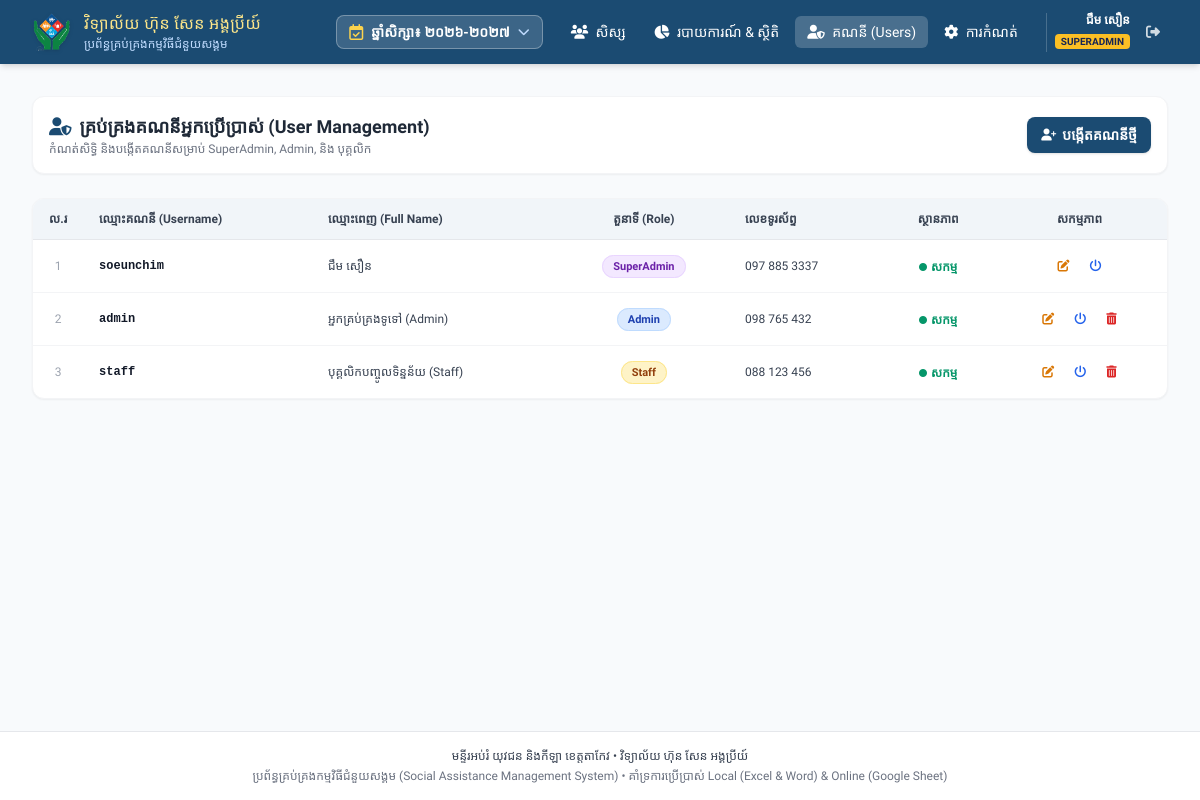
The app's page /users (signed in) with its own data.
### tables this page shows
CREATE TABLE school_settings (
        id INTEGER PRIMARY KEY AUTOINCREMENT,
        province_dept TEXT DEFAULT 'មន្ទីរអប់រំ យុវជន និងកីឡា ខេត្តតាកែវ',
        school_name TEXT DEFAULT 'វិទ្យាល័យ ហ៊ុន សែន អង្គប្រីយ៍',
        school_short_name TEXT DEFAULT 'វិ.ហ.ស អង្គប្រីយ៍',
        principal_title TEXT DEFAULT 'នាយកសាលា',
        principal_name TEXT DEFAULT '',
        default_lunar_day TEXT DEFAULT 'ថ្ងៃសុក្រ ៥កើត ខែបឋមាសាឍ ឆ្នាំមមី អដ្ឋស័ក ព.ស.២៥៧០',
        google_sheet_url TEXT DEFAULT '',
        auto_sync_google INTEGER DEFAULT 0
    , logo_url TEXT DEFAULT '/static/images/logo.png');

CREATE TABLE users (
        id INTEGER PRIMARY KEY AUTOINCREMENT,
        username TEXT UNIQUE NOT NULL,
        password TEXT NOT NULL,
        full_name TEXT NOT NULL,
        role TEXT NOT NULL, -- 'SuperAdmin', 'Admin', 'Staff'
        phone TEXT,
        is_active INTEGER DEFAULT 1,
        created_at DATETIME DEFAULT CURRENT_TIMESTAMP
    );

### app.py (the view, shortened to what this page needs)
@app.route('/users', methods=['GET', 'POST'])
@login_required
@role_required(['SuperAdmin'])
def users_management():
    conn = database.get_db_connection()
    cursor = conn.cursor()
    all_users = [dict(r) for r in cursor.execute('SELECT id, username, full_name, role, phone, is_active, created_at FROM users ORDER BY id ASC').fetchall()]
    conn.close()
    return render_template('users.html', users=all_users)

### app.py (called while the page is built)
def get_current_school():
    conn = database.get_db_connection()
    school = conn.cursor().execute('SELECT * FROM school_settings LIMIT 1').fetchone()
    conn.close()
    return dict(school) if school else {}

def get_academic_years():
    conn = database.get_db_connection()
    years = [dict(r) for r in conn.cursor().execute('SELECT * FROM academic_years ORDER BY id DESC').fetchall()]
    conn.close()
    return years

def get_active_year():
    if 'selected_year' in session and session['selected_year']:
        return session['selected_year']
    years = get_academic_years()
    for y in years:
        if y.get('is_current'):
            return y['year_name']
    return years[0]['year_name'] if years else '២០២៥-២០២៦'

@app.context_processor
def inject_globals():
    return {
        'current_user': session.get('user'),
        'school_settings': get_current_school(),
        'academic_years': get_academic_years(),
        'active_year': get_active_year()
    }

def login_required(f):
    @wraps(f)
    def decorated_function(*args, **kwargs):
        if 'user' not in session:
            flash('សូមចូលគណនីជាមុនសិន!', 'warning')
            return redirect(url_for('login'))
        return f(*args, **kwargs)
    return decorated_function

def role_required(allowed_roles):
    def decorator(f):
        @wraps(f)
        def decorated_function(*args, **kwargs):
            if 'user' not in session:
                return redirect(url_for('login'))
            user_role = session['user'].get('role')
            if user_role not in allowed_roles:
                flash('លោកអ្នកមិនមានសិទ្ធិចូលដំណើរការផ្នែកនេះទេ!', 'danger')
                return redirect(url_for('index'))
            return f(*args, **kwargs)
        return decorated_function
    return decorator

### database.py (called while the page is built)
def get_db_connection():
    os.makedirs(DB_DIR, exist_ok=True)
    conn = sqlite3.connect(DB_PATH)
    conn.row_factory = sqlite3.Row
    return conn

### templates/users.html (shortened to what this page needs)
{% extends "base.html" %}
{% block content %}
<div class="space-y-6">
    <div class="bg-white p-4 rounded-xl shadow-sm border border-gray-100 flex items-center justify-between">
        <div>
            <h2 class="text-base sm:text-lg font-bold text-gray-800 flex items-center">
                <i class="fa-solid fa-user-shield text-primary mr-2"></i>
                គ្រប់គ្រងគណនីអ្នកប្រើប្រាស់ (User Management)
            </h2>
            <p class="text-xs text-gray-500">កំណត់សិទ្ធិ និងបង្កើតគណនីសម្រាប់ SuperAdmin, Admin, និង បុគ្គលិក</p>
        </div>
        <button onclick="openAddUserModal()" class="px-3.5 py-2 bg-primary hover:bg-primary-dark text-white rounded-lg text-xs sm:text-sm font-bold flex items-center space-x-1.5 shadow transition">
            <i class="fa-solid fa-user-plus text-xs"></i>
            <span>បង្កើតគណនីថ្មី</span>
        </button>
    </div>
    <div class="bg-white rounded-xl shadow-sm border border-gray-100 overflow-hidden">
        <div class="overflow-x-auto">
            <table class="w-full text-left text-xs border-collapse">
                <thead>
                    <tr class="bg-slate-100 text-gray-700 border-b border-gray-200">
                        <th class="py-3 px-4 font-bold text-center w-12">ល.រ</th>
                        <th class="py-3 px-4 font-bold">ឈ្មោះគណនី (Username)</th>
                        <th class="py-3 px-4 font-bold">ឈ្មោះពេញ (Full Name)</th>
                        <th class="py-3 px-4 font-bold text-center">តួនាទី (Role)</th>
                        <th class="py-3 px-4 font-bold">លេខទូរស័ព្ទ</th>
                        <th class="py-3 px-4 font-bold text-center">ស្ថានភាព</th>
                        <th class="py-3 px-4 font-bold text-center">សកម្មភាព</th>
                    </tr>
                </thead>
                <tbody class="divide-y divide-gray-100 text-gray-700">
                    {% for u in users %}
                    <tr class="hover:bg-blue-50/40 transition">
                        <td class="py-3 px-4 text-center text-gray-400 font-medium">{{ loop.index }}</td>
                        <td class="py-3 px-4 font-bold text-gray-900 font-mono">{{ u.username }}</td>
                        <td class="py-3 px-4 font-medium">{{ u.full_name }}</td>
                        <td class="py-3 px-4 text-center">
                            <span class="px-2.5 py-1 rounded-full text-[11px] font-bold
                                {% if u.role == 'SuperAdmin' %}bg-purple-100 text-purple-800 border border-purple-200
                                {% elif u.role == 'Admin' %}bg-blue-100 text-blue-800 border border-blue-200
                                {% else %}bg-amber-100 text-amber-800 border border-amber-200{% endif %}">
                                {{ u.role }}
                            </span>
                        </td>
                        <td class="py-3 px-4">{{ u.phone or '-' }}</td>
                        <td class="py-3 px-4 text-center">
                            {% if u.is_active %}
                            <span class="inline-flex items-center text-emerald-600 font-semibold">
                                <i class="fa-solid fa-circle text-[8px] mr-1"></i> សកម្ម
                            </span>
                            {% else %}
                            <span class="inline-flex items-center text-gray-400 font-semibold">
                                <i class="fa-solid fa-circle text-[8px] mr-1"></i> អសកម្ម
                            </span>
                            {% endif %}
                        </td>
                        <td class="py-3 px-4 text-center">
                            <div class="flex items-center justify-center space-x-2">
                                <button onclick='openEditUserModal({{ u|tojson|safe }})' class="p-1.5 text-amber-600 hover:bg-amber-50 rounded" title="កែប្រែ">
                                    <i class="fa-solid fa-pen-to-square"></i>
                                </button>
                                <form action="{{ url_for('users_management') }}" method="POST" class="inline">
                                    <button type="submit" class="p-1.5 text-blue-600 hover:bg-blue-50 rounded" title="ប្តូរស្ថានភាព សកម្ម/អសកម្ម">
                                        <i class="fa-solid fa-power-off"></i>
                                    </button>
                                </form>
                                {% if u.id != current_user.id %}
                                <form action="{{ url_for('users_management') }}" method="POST" onsubmit="return confirm('តើអ្នកពិតជាចង់លុបគណនី «{{ u.username }}» មែនទេ?');" class="inline">
                                    <button type="submit" class="p-1.5 text-red-600 hover:bg-red-50 rounded" title="លុបគណនី">
                                        <i class="fa-solid fa-trash-can"></i>
                                    </button>
                                </form>
                                {% endif %}
                            </div>
                        </td>
                    </tr>
                    {% endfor %}
                </tbody>
            </table>
        </div>
    </div>
</div>
{% endblock %}

### templates/base.html (shortened to what this page needs)
<!DOCTYPE html>
<html lang="km">
<head>
    <script src="https://cdn.tailwindcss.com"></script>
    <link rel="stylesheet" href="https://cdnjs.cloudflare.com/ajax/libs/font-awesome/6.5.1/css/all.min.css">
</head>
<body class="min-h-screen flex flex-col">
    {% if current_user %}
    <nav class="bg-primary text-white shadow-md no-print sticky top-0 z-40">
        <div class="max-w-7xl mx-auto px-4 sm:px-6 lg:px-8">
            <div class="flex justify-between items-center h-16">
                <div class="flex items-center space-x-3">
                    <a href="{{ url_for('index') }}" class="flex-shrink-0">
                        <img src="{{ school_settings.logo_url or url_for('static', filename='images/logo.png') }}" alt="Logo" class="w-10 h-10 object-contain hover:scale-105 transition drop-shadow">
                    </a>
                    <div>
                        <a href="{{ url_for('index') }}" class="font-moul text-sm sm:text-base tracking-wide text-amber-200 hover:text-white transition">
                            {{ school_settings.school_name }}
                        </a>
                        <p class="text-xs text-blue-200">ប្រព័ន្ធគ្រប់គ្រងកម្មវិធីជំនួយសង្គម</p>
                    </div>
                </div>
                <div class="flex items-center space-x-2 sm:space-x-4">
                    <div class="relative inline-block text-left" id="year-dropdown-container">
                        <div class="flex items-center bg-white/15 hover:bg-white/25 border border-white/30 rounded-lg px-3 py-1.5 transition cursor-pointer" onclick="toggleYearDropdown()">
                            <i class="fa-regular fa-calendar-check text-amber-300 mr-2"></i>
                            <span class="text-xs sm:text-sm font-semibold">ឆ្នាំសិក្សា៖ {{ active_year }}</span>
                            <i class="fa-solid fa-chevron-down text-xs ml-2 text-blue-200"></i>
                        </div>
                    </div>
                    <div class="hidden md:flex items-center space-x-1">
                        <a href="{{ url_for('index') }}" class="px-3 py-1.5 rounded-md text-sm font-medium hover:bg-white/10 transition {% if request.endpoint == 'index' %}bg-white/20 text-white font-bold{% endif %}">
                            <i class="fa-solid fa-users mr-1"></i> សិស្ស
                        </a>
                        <a href="{{ url_for('reports') }}" class="px-3 py-1.5 rounded-md text-sm font-medium hover:bg-white/10 transition {% if request.endpoint == 'reports' %}bg-white/20 text-white font-bold{% endif %}">
                            <i class="fa-solid fa-chart-pie mr-1"></i> របាយការណ៍ & ស្ថិតិ
                        </a>
                        {% if current_user.role == 'SuperAdmin' %}
                        <a href="{{ url_for('users_management') }}" class="px-3 py-1.5 rounded-md text-sm font-medium hover:bg-white/10 transition {% if request.endpoint == 'users_management' %}bg-white/20 text-white font-bold{% endif %}">
                            <i class="fa-solid fa-user-shield mr-1"></i> គណនី (Users)
                        </a>
                        {% endif %}
                        {% if current_user.role in ['SuperAdmin', 'Admin'] %}
                        <a href="{{ url_for('settings') }}" class="px-3 py-1.5 rounded-md text-sm font-medium hover:bg-white/10 transition {% if request.endpoint == 'settings' %}bg-white/20 text-white font-bold{% endif %}">
                            <i class="fa-solid fa-gear mr-1"></i> ការកំណត់
                        </a>
                        {% endif %}
                    </div>
                    <div class="flex items-center space-x-2 pl-2 border-l border-white/20">
                        <div class="text-right hidden sm:block">
                            <div class="text-xs font-bold leading-tight">{{ current_user.full_name }}</div>
                            <span class="text-[10px] px-1.5 py-0.5 rounded bg-amber-400 text-blue-950 font-bold uppercase">{{ current_user.role }}</span>
                        </div>
                        <a href="{{ url_for('logout') }}" title="ចាកចេញ (Logout)" class="p-2 text-white/80 hover:text-white hover:bg-red-500/80 rounded-lg transition text-sm">
                            <i class="fa-solid fa-right-from-bracket"></i>
                        </a>
                    </div>
                </div>
            </div>
        </div>
    </nav>
    {% endif %}
    <main class="flex-grow max-w-7xl w-full mx-auto px-4 sm:px-6 lg:px-8 py-4">
        {% block content %}{% endblock %}
    </main>
    <footer class="bg-white border-t border-gray-200 py-4 mt-auto no-print text-center text-xs text-gray-500">
        <div class="max-w-7xl mx-auto px-4">
            <p class="font-medium text-gray-700">{{ school_settings.province_dept }} • {{ school_settings.school_name }}</p>
            <p class="mt-1">ប្រព័ន្ធគ្រប់គ្រងកម្មវិធីជំនួយសង្គម (Social Assistance Management System) • គាំទ្រការប្រើប្រាស់ Local (Excel & Word) & Online (Google Sheet)</p>
        </div>
    </footer>
</body>
</html>

### templates/base.html (style rules this page uses)
body { font-family: 'Kantumruy Pro', 'Khmer OS Siemreap', sans-serif; background-color: #f8fafc; color: #1e293b; }
.font-moul { font-family: 'Khmer OS Muol Light', 'Moul', serif; }

### records on screen
school_settings: logo_url (picture), school_name "វិទ្យាល័យ ហ៊ុន សែន អង្គប្រីយ៍", province_dept "មន្ទីរអប់រំ យុវជន និងកីឡា ខេត្តតាកែវ"
users: role "SUPERADMIN", username "soeunchim", full_name "ជឹម សឿន", role "SuperAdmin", phone "097 885 3337", is_active 1 (drawn)
users: username "admin", full_name "អ្នកគ្រប់គ្រងទូទៅ (Admin)", role "Admin", phone "098 765 432", is_active 1 (drawn)
users: username "staff", full_name "បុគ្គលិកបញ្ចូលទិន្នន័យ (Staff)", role "Staff", phone "088 123 456", is_active 1 (drawn)

### other values on screen
{{ active_year }} "២០២៦-២០២៧"
{{ current_user.full_name }} "ជឹម សឿន"
